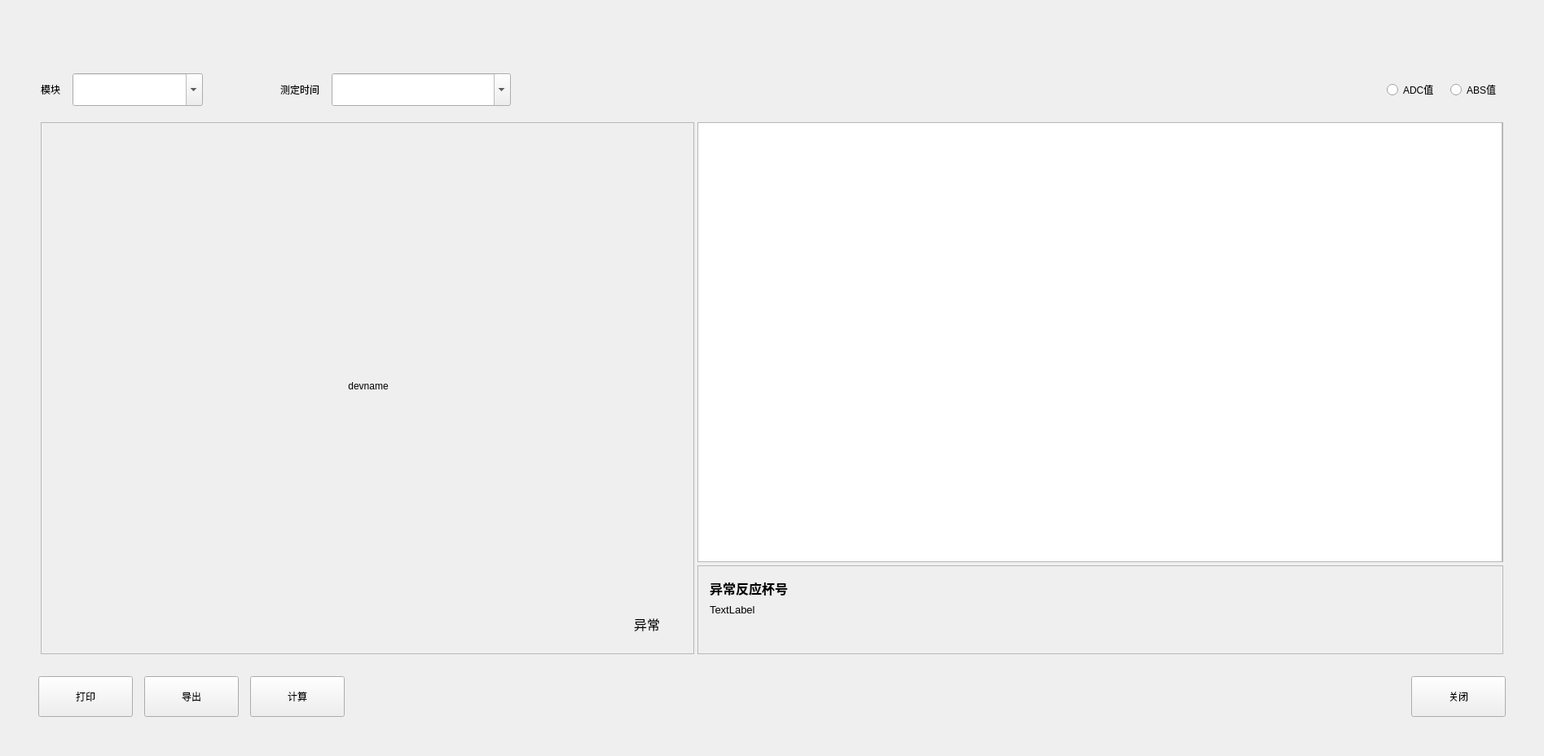
<?xml version="1.0" encoding="UTF-8"?>
<ui version="4.0">
 <class>QCupBlankTestResultDlg</class>
 <widget class="BaseDlg" name="QCupBlankTestResultDlg">
  <property name="geometry">
   <rect>
    <x>0</x>
    <y>0</y>
    <width>1895</width>
    <height>928</height>
   </rect>
  </property>
  <property name="minimumSize">
   <size>
    <width>116</width>
    <height>50</height>
   </size>
  </property>
  <property name="windowTitle">
   <string>QCupBlankTestResultDlg</string>
  </property>
  <widget class="QTableView" name="tableView_result">
   <property name="geometry">
    <rect>
     <x>856</x>
     <y>150</y>
     <width>988</width>
     <height>540</height>
    </rect>
   </property>
   <property name="sizePolicy">
    <sizepolicy hsizetype="Expanding" vsizetype="Expanding">
     <horstretch>0</horstretch>
     <verstretch>0</verstretch>
    </sizepolicy>
   </property>
   <property name="minimumSize">
    <size>
     <width>0</width>
     <height>0</height>
    </size>
   </property>
   <property name="maximumSize">
    <size>
     <width>1050</width>
     <height>566</height>
    </size>
   </property>
   <property name="font">
    <font>
     <family>Agency FB</family>
     <pointsize>6</pointsize>
    </font>
   </property>
   <property name="verticalScrollBarPolicy">
    <enum>Qt::ScrollBarAsNeeded</enum>
   </property>
   <property name="horizontalScrollBarPolicy">
    <enum>Qt::ScrollBarAsNeeded</enum>
   </property>
   <property name="sizeAdjustPolicy">
    <enum>QAbstractScrollArea::AdjustToContents</enum>
   </property>
   <property name="autoScroll">
    <bool>true</bool>
   </property>
   <property name="verticalScrollMode">
    <enum>QAbstractItemView::ScrollPerPixel</enum>
   </property>
   <property name="horizontalScrollMode">
    <enum>QAbstractItemView::ScrollPerPixel</enum>
   </property>
   <property name="showGrid">
    <bool>false</bool>
   </property>
   <attribute name="horizontalHeaderDefaultSectionSize">
    <number>180</number>
   </attribute>
   <attribute name="horizontalHeaderHighlightSections">
    <bool>false</bool>
   </attribute>
   <attribute name="horizontalHeaderStretchLastSection">
    <bool>true</bool>
   </attribute>
   <attribute name="verticalHeaderVisible">
    <bool>false</bool>
   </attribute>
   <attribute name="verticalHeaderDefaultSectionSize">
    <number>44</number>
   </attribute>
  </widget>
  <widget class="QFrame" name="frame_2">
   <property name="geometry">
    <rect>
     <x>856</x>
     <y>694</y>
     <width>989</width>
     <height>109</height>
    </rect>
   </property>
   <property name="frameShape">
    <enum>QFrame::StyledPanel</enum>
   </property>
   <property name="frameShadow">
    <enum>QFrame::Raised</enum>
   </property>
   <property name="borders" stdset="0">
    <string>all</string>
   </property>
   <widget class="QLabel" name="label_3">
    <property name="geometry">
     <rect>
      <x>15</x>
      <y>12</y>
      <width>871</width>
      <height>31</height>
     </rect>
    </property>
    <property name="font">
     <font>
      <pointsize>12</pointsize>
      <weight>75</weight>
      <bold>true</bold>
     </font>
    </property>
    <property name="text">
     <string>异常反应杯号</string>
    </property>
   </widget>
   <widget class="QLabel" name="label_abnormalCupIndex">
    <property name="geometry">
     <rect>
      <x>15</x>
      <y>47</y>
      <width>951</width>
      <height>60</height>
     </rect>
    </property>
    <property name="font">
     <font>
      <pointsize>10</pointsize>
     </font>
    </property>
    <property name="text">
     <string>TextLabel</string>
    </property>
    <property name="alignment">
     <set>Qt::AlignLeading|Qt::AlignLeft|Qt::AlignTop</set>
    </property>
    <property name="colors" stdset="0">
     <string notr="true">red</string>
    </property>
   </widget>
  </widget>
  <widget class="QLabel" name="bk_Disk">
   <property name="geometry">
    <rect>
     <x>50</x>
     <y>150</y>
     <width>801</width>
     <height>651</height>
    </rect>
   </property>
   <property name="sizePolicy">
    <sizepolicy hsizetype="Expanding" vsizetype="Expanding">
     <horstretch>0</horstretch>
     <verstretch>0</verstretch>
    </sizepolicy>
   </property>
   <property name="text">
    <string/>
   </property>
  </widget>
  <widget class="ReactionDiskWidget" name="reactionDiskWidget" native="true">
   <property name="geometry">
    <rect>
     <x>50</x>
     <y>150</y>
     <width>801</width>
     <height>650</height>
    </rect>
   </property>
   <property name="styleSheet">
    <string notr="true"/>
   </property>
   <widget class="QLabel" name="dev_name_label">
    <property name="geometry">
     <rect>
      <x>302</x>
      <y>284</y>
      <width>200</width>
      <height>80</height>
     </rect>
    </property>
    <property name="text">
     <string>devname</string>
    </property>
    <property name="alignment">
     <set>Qt::AlignCenter</set>
    </property>
   </widget>
   <widget class="QWidget" name="widget1" native="true">
    <property name="geometry">
     <rect>
      <x>400</x>
      <y>595</y>
      <width>371</width>
      <height>41</height>
     </rect>
    </property>
    <layout class="QHBoxLayout" name="horizontalLayout_2">
     <property name="spacing">
      <number>10</number>
     </property>
     <item>
      <spacer name="horizontalSpacer_3">
       <property name="orientation">
        <enum>Qt::Horizontal</enum>
       </property>
       <property name="sizeHint" stdset="0">
        <size>
         <width>40</width>
         <height>20</height>
        </size>
       </property>
      </spacer>
     </item>
     <item>
      <widget class="QLabel" name="label_abnormalFlag">
       <property name="minimumSize">
        <size>
         <width>20</width>
         <height>20</height>
        </size>
       </property>
       <property name="maximumSize">
        <size>
         <width>20</width>
         <height>20</height>
        </size>
       </property>
       <property name="text">
        <string/>
       </property>
       <property name="shapes" stdset="0">
        <string notr="true">legend</string>
       </property>
       <property name="bks" stdset="0">
        <string notr="true">color_alarm</string>
       </property>
      </widget>
     </item>
     <item>
      <widget class="QLabel" name="label_5">
       <property name="font">
        <font>
         <pointsize>12</pointsize>
        </font>
       </property>
       <property name="text">
        <string>异常</string>
       </property>
      </widget>
     </item>
    </layout>
   </widget>
  </widget>
  <widget class="QFrame" name="line_v">
   <property name="geometry">
    <rect>
     <x>856</x>
     <y>150</y>
     <width>1</width>
     <height>540</height>
    </rect>
   </property>
   <property name="frameShape">
    <enum>QFrame::StyledPanel</enum>
   </property>
   <property name="frameShadow">
    <enum>QFrame::Raised</enum>
   </property>
   <property name="lines" stdset="0">
    <string>solid</string>
   </property>
  </widget>
  <widget class="QFrame" name="line_h_2">
   <property name="geometry">
    <rect>
     <x>856</x>
     <y>689</y>
     <width>989</width>
     <height>1</height>
    </rect>
   </property>
   <property name="frameShape">
    <enum>QFrame::StyledPanel</enum>
   </property>
   <property name="frameShadow">
    <enum>QFrame::Raised</enum>
   </property>
   <property name="lines" stdset="0">
    <string>solid</string>
   </property>
  </widget>
  <widget class="QFrame" name="line_h">
   <property name="geometry">
    <rect>
     <x>856</x>
     <y>150</y>
     <width>989</width>
     <height>1</height>
    </rect>
   </property>
   <property name="frameShape">
    <enum>QFrame::StyledPanel</enum>
   </property>
   <property name="frameShadow">
    <enum>QFrame::Raised</enum>
   </property>
   <property name="lines" stdset="0">
    <string>solid</string>
   </property>
  </widget>
  <widget class="QFrame" name="line_v_2">
   <property name="geometry">
    <rect>
     <x>1844</x>
     <y>150</y>
     <width>1</width>
     <height>540</height>
    </rect>
   </property>
   <property name="frameShape">
    <enum>QFrame::StyledPanel</enum>
   </property>
   <property name="frameShadow">
    <enum>QFrame::Raised</enum>
   </property>
   <property name="lines" stdset="0">
    <string>solid</string>
   </property>
  </widget>
  <widget class="QFrame" name="line_h_3">
   <property name="geometry">
    <rect>
     <x>50</x>
     <y>802</y>
     <width>801</width>
     <height>1</height>
    </rect>
   </property>
   <property name="frameShape">
    <enum>QFrame::StyledPanel</enum>
   </property>
   <property name="frameShadow">
    <enum>QFrame::Raised</enum>
   </property>
   <property name="lines" stdset="0">
    <string>solid</string>
   </property>
  </widget>
  <widget class="QFrame" name="line_v_3">
   <property name="geometry">
    <rect>
     <x>851</x>
     <y>150</y>
     <width>1</width>
     <height>653</height>
    </rect>
   </property>
   <property name="frameShape">
    <enum>QFrame::StyledPanel</enum>
   </property>
   <property name="frameShadow">
    <enum>QFrame::Raised</enum>
   </property>
   <property name="lines" stdset="0">
    <string>solid</string>
   </property>
  </widget>
  <widget class="QFrame" name="line_v_4">
   <property name="geometry">
    <rect>
     <x>50</x>
     <y>150</y>
     <width>1</width>
     <height>653</height>
    </rect>
   </property>
   <property name="frameShape">
    <enum>QFrame::StyledPanel</enum>
   </property>
   <property name="frameShadow">
    <enum>QFrame::Raised</enum>
   </property>
   <property name="lines" stdset="0">
    <string>solid</string>
   </property>
  </widget>
  <widget class="QFrame" name="line_h_4">
   <property name="geometry">
    <rect>
     <x>50</x>
     <y>150</y>
     <width>801</width>
     <height>1</height>
    </rect>
   </property>
   <property name="frameShape">
    <enum>QFrame::StyledPanel</enum>
   </property>
   <property name="frameShadow">
    <enum>QFrame::Raised</enum>
   </property>
   <property name="lines" stdset="0">
    <string>solid</string>
   </property>
  </widget>
  <widget class="QWidget" name="widget" native="true">
   <property name="geometry">
    <rect>
     <x>50</x>
     <y>90</y>
     <width>1791</width>
     <height>40</height>
    </rect>
   </property>
   <layout class="QHBoxLayout" name="horizontalLayout">
    <property name="spacing">
     <number>15</number>
    </property>
    <property name="leftMargin">
     <number>0</number>
    </property>
    <property name="topMargin">
     <number>0</number>
    </property>
    <property name="rightMargin">
     <number>0</number>
    </property>
    <property name="bottomMargin">
     <number>0</number>
    </property>
    <item>
     <widget class="QWidget" name="widget_module" native="true">
      <layout class="QHBoxLayout" name="horizontalLayout_3">
       <property name="spacing">
        <number>15</number>
       </property>
       <property name="leftMargin">
        <number>0</number>
       </property>
       <property name="topMargin">
        <number>0</number>
       </property>
       <property name="rightMargin">
        <number>0</number>
       </property>
       <property name="bottomMargin">
        <number>0</number>
       </property>
       <item>
        <widget class="QLabel" name="label_module">
         <property name="minimumSize">
          <size>
           <width>0</width>
           <height>40</height>
          </size>
         </property>
         <property name="maximumSize">
          <size>
           <width>16777215</width>
           <height>40</height>
          </size>
         </property>
         <property name="text">
          <string>模块</string>
         </property>
        </widget>
       </item>
       <item>
        <widget class="QComboBox" name="comboBox_module">
         <property name="minimumSize">
          <size>
           <width>160</width>
           <height>40</height>
          </size>
         </property>
         <property name="maximumSize">
          <size>
           <width>16777215</width>
           <height>40</height>
          </size>
         </property>
         <property name="focusPolicy">
          <enum>Qt::ClickFocus</enum>
         </property>
         <property name="toolTipDuration">
          <number>0</number>
         </property>
         <property name="editable">
          <bool>true</bool>
         </property>
         <property name="currentText">
          <string/>
         </property>
         <property name="currentIndex">
          <number>-1</number>
         </property>
         <property name="borders" stdset="0">
          <string>radius</string>
         </property>
        </widget>
       </item>
       <item>
        <spacer name="horizontalSpacer_2">
         <property name="orientation">
          <enum>Qt::Horizontal</enum>
         </property>
         <property name="sizeType">
          <enum>QSizePolicy::Fixed</enum>
         </property>
         <property name="sizeHint" stdset="0">
          <size>
           <width>80</width>
           <height>20</height>
          </size>
         </property>
        </spacer>
       </item>
      </layout>
     </widget>
    </item>
    <item>
     <widget class="QLabel" name="label_2">
      <property name="minimumSize">
       <size>
        <width>0</width>
        <height>40</height>
       </size>
      </property>
      <property name="maximumSize">
       <size>
        <width>16777215</width>
        <height>40</height>
       </size>
      </property>
      <property name="text">
       <string>测定时间</string>
      </property>
     </widget>
    </item>
    <item>
     <widget class="QComboBox" name="comboBox_exeTime">
      <property name="minimumSize">
       <size>
        <width>220</width>
        <height>40</height>
       </size>
      </property>
      <property name="maximumSize">
       <size>
        <width>16777215</width>
        <height>40</height>
       </size>
      </property>
      <property name="focusPolicy">
       <enum>Qt::ClickFocus</enum>
      </property>
      <property name="toolTipDuration">
       <number>0</number>
      </property>
      <property name="editable">
       <bool>true</bool>
      </property>
      <property name="currentText">
       <string/>
      </property>
      <property name="currentIndex">
       <number>-1</number>
      </property>
      <property name="borders" stdset="0">
       <string>radius</string>
      </property>
     </widget>
    </item>
    <item>
     <spacer name="horizontalSpacer">
      <property name="orientation">
       <enum>Qt::Horizontal</enum>
      </property>
      <property name="sizeHint" stdset="0">
       <size>
        <width>40</width>
        <height>20</height>
       </size>
      </property>
     </spacer>
    </item>
    <item>
     <widget class="QRadioButton" name="rBtn_ADC">
      <property name="minimumSize">
       <size>
        <width>0</width>
        <height>40</height>
       </size>
      </property>
      <property name="text">
       <string>ADC值</string>
      </property>
     </widget>
    </item>
    <item>
     <widget class="QRadioButton" name="rBtn_ABS">
      <property name="minimumSize">
       <size>
        <width>0</width>
        <height>40</height>
       </size>
      </property>
      <property name="text">
       <string>ABS值</string>
      </property>
     </widget>
    </item>
   </layout>
  </widget>
  <widget class="QWidget" name="horizontalWidget_2" native="true">
   <property name="geometry">
    <rect>
     <x>47</x>
     <y>820</y>
     <width>1801</width>
     <height>70</height>
    </rect>
   </property>
   <layout class="QHBoxLayout" name="horizontalLayout_5">
    <property name="spacing">
     <number>14</number>
    </property>
    <property name="leftMargin">
     <number>0</number>
    </property>
    <property name="topMargin">
     <number>0</number>
    </property>
    <property name="rightMargin">
     <number>0</number>
    </property>
    <property name="bottomMargin">
     <number>0</number>
    </property>
    <item>
     <widget class="QPushButton" name="btn_print">
      <property name="minimumSize">
       <size>
        <width>116</width>
        <height>50</height>
       </size>
      </property>
      <property name="text">
       <string>打印</string>
      </property>
      <property name="buttons" stdset="0">
       <string notr="true">btn_dlg</string>
      </property>
     </widget>
    </item>
    <item>
     <widget class="QPushButton" name="btn_export">
      <property name="minimumSize">
       <size>
        <width>116</width>
        <height>50</height>
       </size>
      </property>
      <property name="text">
       <string>导出</string>
      </property>
      <property name="buttons" stdset="0">
       <string notr="true">btn_dlg</string>
      </property>
     </widget>
    </item>
    <item>
     <widget class="QPushButton" name="btn_calculate">
      <property name="minimumSize">
       <size>
        <width>116</width>
        <height>50</height>
       </size>
      </property>
      <property name="text">
       <string>计算</string>
      </property>
      <property name="buttons" stdset="0">
       <string notr="true">btn_dlg</string>
      </property>
     </widget>
    </item>
    <item>
     <spacer name="horizontalSpacer_5">
      <property name="orientation">
       <enum>Qt::Horizontal</enum>
      </property>
      <property name="sizeHint" stdset="0">
       <size>
        <width>40</width>
        <height>20</height>
       </size>
      </property>
     </spacer>
    </item>
    <item>
     <widget class="QPushButton" name="close_btn">
      <property name="minimumSize">
       <size>
        <width>116</width>
        <height>50</height>
       </size>
      </property>
      <property name="text">
       <string>关闭</string>
      </property>
      <property name="buttons" stdset="0">
       <string notr="true">btn_dlg</string>
      </property>
     </widget>
    </item>
   </layout>
  </widget>
  <zorder>widget</zorder>
  <zorder>tableView_result</zorder>
  <zorder>frame_2</zorder>
  <zorder>bk_Disk</zorder>
  <zorder>reactionDiskWidget</zorder>
  <zorder>line_h_2</zorder>
  <zorder>line_h_4</zorder>
  <zorder>line_v_4</zorder>
  <zorder>line_v_2</zorder>
  <zorder>line_v_3</zorder>
  <zorder>line_v</zorder>
  <zorder>line_h</zorder>
  <zorder>line_h_3</zorder>
  <zorder>horizontalWidget_2</zorder>
 </widget>
 <layoutdefault spacing="6" margin="11"/>
 <customwidgets>
  <customwidget>
   <class>ReactionDiskWidget</class>
   <extends>QWidget</extends>
   <header location="global">shared/ReactionDiskWidget.h</header>
   <container>1</container>
  </customwidget>
  <customwidget>
   <class>BaseDlg</class>
   <extends>QWidget</extends>
   <header>basedlg.h</header>
   <container>1</container>
  </customwidget>
 </customwidgets>
 <resources/>
 <connections/>
</ui>
